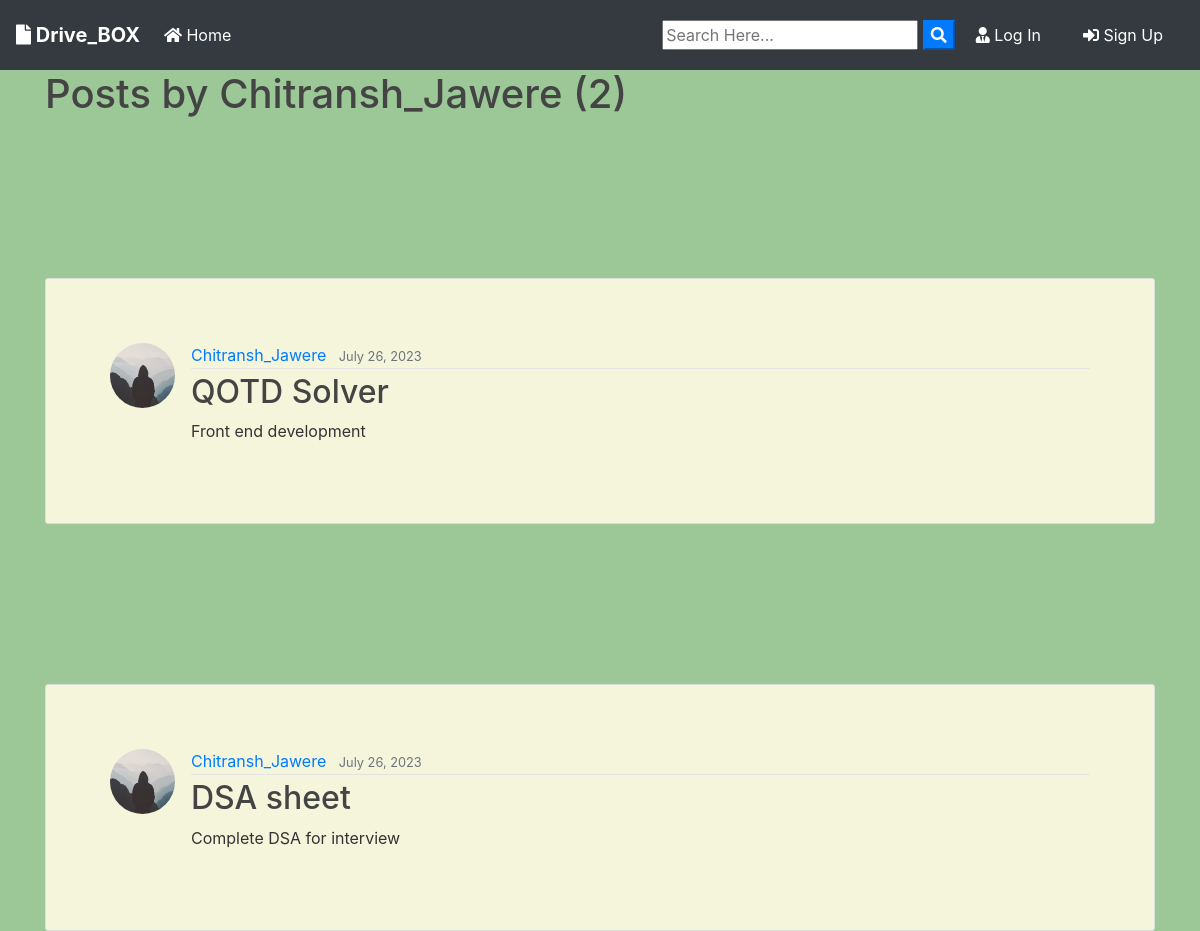
Screenshot of /user/Chitransh_Jawere with the database file from the repository.
### blog/models.py (models this page shows, shortened)
class Post(models.Model):
	title = models.CharField(max_length=100)
	file = models.FileField(null=True,blank=True,upload_to='Files')
	content = models.TextField()
	date_posted = models.DateTimeField(default=timezone.now)
	author = models.ForeignKey(User, on_delete=models.CASCADE)

### users/models.py (models this page shows, shortened)
class Profile(models.Model):
    user = models.OneToOneField(User, on_delete=models.CASCADE, null=True, blank=True)
    image = models.ImageField(default="default.jpg", upload_to="profile_pics")
    auth_token = models.CharField(max_length=1000, default="")
    username = models.CharField(max_length=1000, default="")
    password = models.CharField(max_length=1000, default="")
    email = models.EmailField(default="")
    is_verified = models.BooleanField(default=False)

### blog/views.py (the view)
# urls.py: path('user/<str:username>', UserPostListView.as_view(), name='user-posts'),
class UserPostListView(ListView):
    model = Post
    template_name = 'blog/user_posts.html'  # <app>/<model>_<viewtype>.html
    context_object_name = 'posts'
    paginate_by = 2
    def get_queryset(self):
        user = get_object_or_404(User, username=self.kwargs.get('username'))
        return Post.objects.filter(author=user).order_by('-date_posted')

### blog/templates/blog/user_posts.html (shortened to what this page needs)
{% extends "blog/base.html" %}
{% block content %}
    <h1 class="mb-3">Posts by {{ view.kwargs.username }} ({{ page_obj.paginator.count }})</h1>
    {% for post in posts %}
        <article class="media content-section">
          <img class="rounded-circle article-img" src="{{ post.author.profile.image.url }}">
          <div class="media-body">
            <div class="article-metadata">
              <a class="mr-2" href="{% url 'user-posts' post.author.username %}">{{ post.author }}</a>
              <small class="text-muted">{{ post.date_posted|date:"F d, Y" }}</small>
            </div>
            <h2><a class="article-title" href="{% url 'post-detail' post.id %}">{{ post.title }}</a></h2>
            <p class="article-content">{{ post.content }}</p>
          </div>
        </article>
    {% endfor %}
{% endblock content %}

### static/blog/main.css (style rules this page uses)
body { background : #9CC897; color: #333333; margin-top: 0; }
h1, h2, h3, h4, h5, h6 { color: #444444; }
.content-section { background: beige; padding: 10px 20px; border: 1px solid #dddddd; border-radius: 3px; margin-top: 10rem; }
.article-title { color: #444444; }
.article-content { white-space: pre-line; }
.article-img { height: 65px; width: 65px; margin-right: 16px; }
.article-metadata { padding-bottom: 1px; margin-bottom: 4px; border-bottom: 1px solid #e3e3e3 }
.content-section { padding: 4rem; }

### rows the page displays
Post: author.profile.image (placeholder picture), author "Chitransh_Jawere", date_posted "July 26, 2023", title "QOTD Solver", content "Front end development"
Post: author.profile.image (placeholder picture), author "Chitransh_Jawere", date_posted "July 26, 2023", title "DSA sheet", content "Complete DSA for interview"

### other values shown
{{ view.kwargs.username }} "Chitransh_Jawere"
{{ page_obj.paginator.count }} "2"
